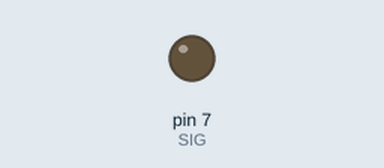
Bench run of a sketch on a simulated Arduino Uno, built with avr-gcc and run on an emulated ATmega328P. On the bench: output pins drawn as LEDs (lit = HIGH).

Above: at 0.1 s.
At 1.1 s:
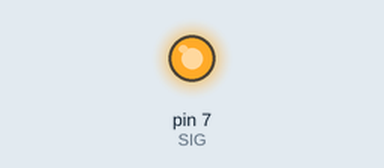
Timing chart, 0 to 2.6 s (numbered marks = the images above):
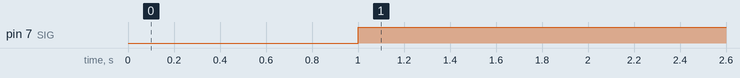

Measured:
- by itself, pin 7 (SIG): LOW → HIGH at 1.0 s

The sketch:

demux_test.ino
```cpp
void setup() {
  // put your setup code here, to run once:
  #define S0 3
  #define S1 4
  #define S2 5
  #define S3 6

  #define SIG 7

  pinMode(S0, OUTPUT);
  pinMode(S1, OUTPUT);
  pinMode(S2, OUTPUT);
  pinMode(S3, OUTPUT);

  pinMode(SIG, OUTPUT);

  digitalWrite(SIG,LOW);
    delay(1000);

}

void toggle_light(){
  delay(1000);
  digitalWrite(SIG, LOW);
  delay(1000);
}

void toggle_addr(int addr){
  digitalWrite(S0, bitRead(addr,0));
  digitalWrite(S1, bitRead(addr,1));
  digitalWrite(S2, bitRead(addr,2));
  digitalWrite(S3, bitRead(addr,3));
}


void loop() {

  //


  digitalWrite(SIG, HIGH);

  for(int i =0; i<1;i++){
    toggle_addr(i);
    delay(10);


  }

  //toggle_addr(0);


 // toggle_light();


}
```
